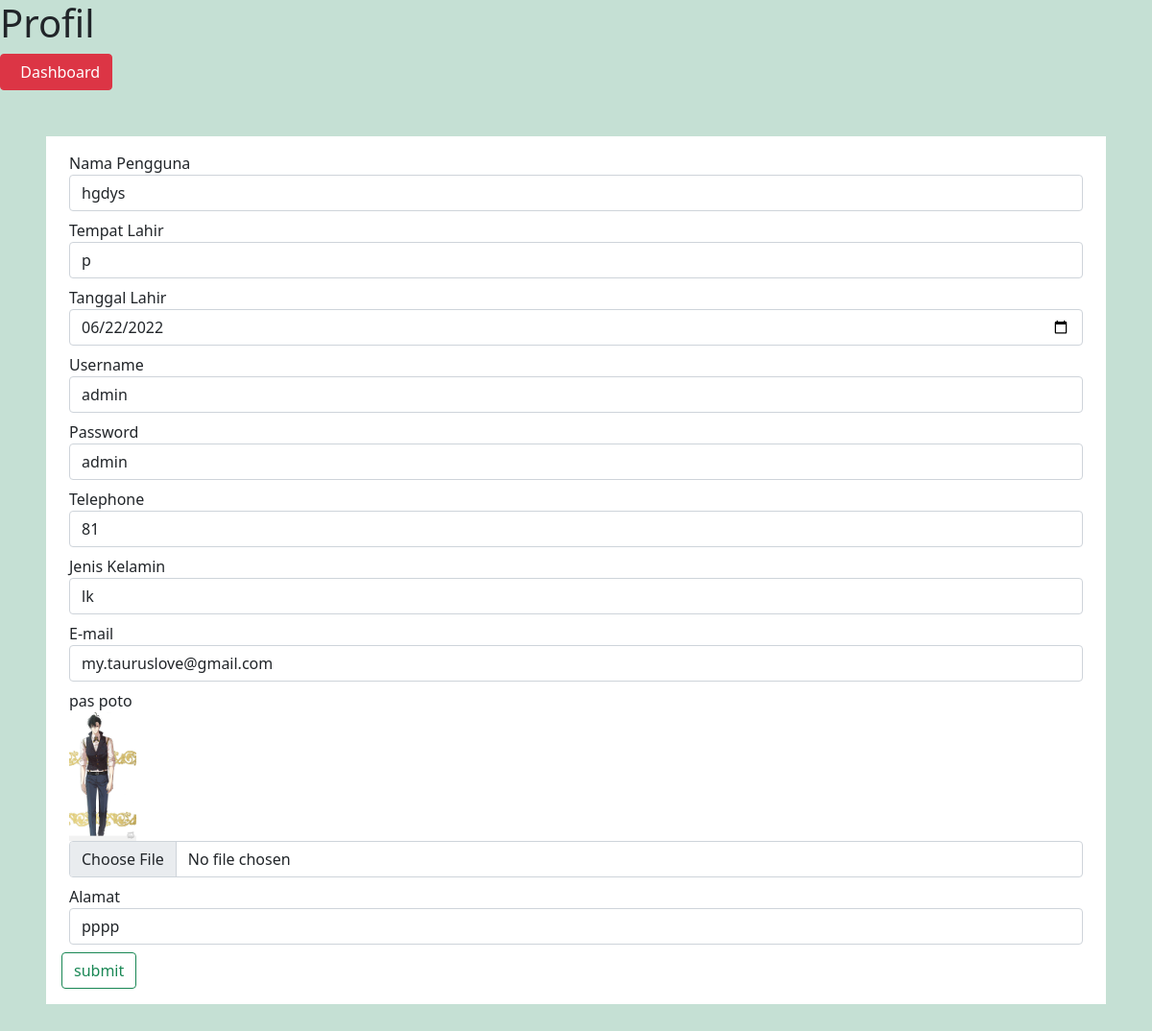
The app's page /Admin/user/profil.php (signed in) with its own data.
### tables this page shows
CREATE TABLE `anggota` (
  `id_anggota` int(10) NOT NULL,
  `foto` varchar(100) NOT NULL,
  `nama` varchar(100) NOT NULL,
  `username` varchar(20) NOT NULL,
  `password` varchar(10) NOT NULL,
  `jenkel` varchar(20) NOT NULL,
  `telepon` int(20) NOT NULL,
  `level` varchar(100) NOT NULL,
  `alamat` varchar(100) NOT NULL,
  `tempat_lahir` varchar(100) NOT NULL,
  `tanggal_lahir` date NOT NULL,
  `email` varchar(100) NOT NULL
);

### Admin/user/func_anggota.php (called while the page is built, shortened)
 <?php
$koneksi = mysqli_connect("localhost","root","","perpus");
function query($query){
    global $koneksi;
    $hasil = mysqli_query($koneksi, $query);
    $datas=[];
    while($data = mysqli_fetch_assoc($hasil)){
        $datas[] = $data;
    }
    return $datas;
}
?>

### Admin/user/profil.php (the view, shortened to what this page needs)
<?php
 require 'func_anggota.php' ;
 $id_anggota = $_SESSION["id_anggota"];
 $anggota = query("SELECT * FROM anggota WHERE id_anggota = '$id_anggota'")[0];
?>
<!DOCTYPE html>
<html lang="en">
<head>
    <link href="https://cdn.jsdelivr.net/npm/bootstrap@5.1.3/dist/css/bootstrap.min.css" rel="stylesheet">
</head>
<body class="bg-success bg-opacity-25">
    <section class="content-header">
            <h1><i class="fa fa-edit" style="color:green"> </i> Profil</h1>
            <ol class="breadcrumb">
			<li><a href="../dashboard.php"><button class="btn btn-danger"><i class="fa fa-dashboard"></i>&nbsp; Dashboard</button></a></li>
            </ol>
    </section>
    <form action="" method="post" enctype="multipart/form-data">
        <div class="m-5 p-3 bg-white">
            <div class="pt-0 px-2 pb-2">
                <label for="nama">Nama Pengguna</label>
                <input type="text" class="form-control" placeholder="Nama Pengguna" name="nama" id="nama" value="<?= $anggota["nama"] ?>">
            </div>
            <div class="pt-0 px-2 pb-2">
                <label for="tempat_lahir">Tempat Lahir</label>
                <input type="text" class="form-control" placeholder="Tempat Lahir" name="tempat_lahir" id="tempat_lahir" value="<?= $anggota["tempat_lahir"] ?>">
            </div>
            <div class="pt-0 px-2 pb-2">
                <label for="tanggal_lahir">Tanggal Lahir</label>
                <input type="date" class="form-control" placeholder="Tanggal Lahir" name="tanggal_lahir" id="tanggal_lahir" value="<?= $anggota["tanggal_lahir"] ?>">
            </div>
            <div class="pt-0 px-2 pb-2">
                <label for="username">Username</label>
                <input type="text" class="form-control" placeholder="username" name="username" id="username" value="<?= $anggota["username"] ?>">
            </div>
            <div class="pt-0 px-2 pb-2">
                <label for="password">Password</label>
                <input type="text" class="form-control" placeholder="Password" name="password" id="password" value="<?= $anggota["password"] ?>">
            </div>
            <div class="pt-0 px-2 pb-2">
                <label for="telepon">Telephone</label>
                <input type="text" class="form-control" placeholder="Telephone" name="telepon" id="telepon" value="<?= $anggota["telepon"] ?>">
            </div>
            <div class="pt-0 px-2 pb-2">
                <label for="jenkel">Jenis Kelamin</label>
                <input type="text" class="form-control" placeholder="Jenis Kelamin" name="jenkel" id="jenkel" value="<?= $anggota["jenkel"] ?>">
            </div>
            <div class="pt-0 px-2 pb-2">
                <label for="email">E-mail</label>
                <input type="text" class="form-control" placeholder="E-mail" name="email" id="email" value="<?= $anggota["email"] ?>">
            </div>
            <div class="pt-0 px-2 pb-2">
                <label for="foto">pas poto</label><br>
                <img src="../../gambar/potoAnggota/<?= $anggota['foto'] ?>" width="70"><br>
                <input type="file" class="form-control" placeholder="foto.jpg" name="foto" id="foto" >
            </div>
            <div class="pt-0 px-2 pb-2">
                <label for="alamat">Alamat</label>
                <input type="text" class="form-control" placeholder="Alamat" name="alamat" id="alamat" value="<?= $anggota["alamat"] ?>">
            </div>
            <div>
                <button class="btn btn-outline-success" type="submit" name="submit">submit</button>
            </div>
        </div>
    </form>
</body>
</html>

### records on screen
anggota: nama "hgdys", tempat_lahir "p", tanggal_lahir "06/22/2022", username "admin", password "admin", telepon "81", jenkel "lk", email "my.tauruslove@gmail.com", foto (picture), alamat "pppp"
